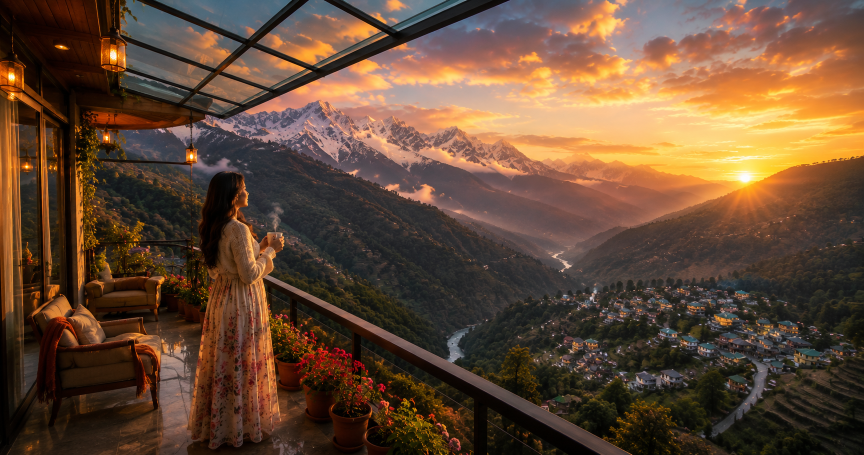
#> input picture images/ju.png, 1728 x 910 px, found by its file name (shown at 1/2 size)
$ python make-og-share.py
#> lines starting #> are read from the running program, lines starting #| are printed output that depends on the picture; pictures that were not available may be replaced by others from this repository, and a replacement may not be noted
#!/usr/bin/env python3
"""Compose WhatsApp / Open Graph share image from hero + logo (no CTAs)."""

from pathlib import Path

from PIL import Image, ImageDraw, ImageEnhance, ImageFilter, ImageFont

ROOT = Path(__file__).resolve().parents[1] / 'web' / 'public' / 'images'
W, H = 1200, 630


def load_font(candidates, size):
    for path in candidates:
        try:
            return ImageFont.truetype(path, size)
        except Exception:
            continue
    return ImageFont.load_default()


def main():
    hero = Image.open(ROOT / 'ju.png').convert('RGB')
#> hero is the input picture: PIL image 1728x910 RGB; mean R, G, B 100, 73.1, 53
    logo = Image.open(ROOT / 'logo.png').convert('RGBA')
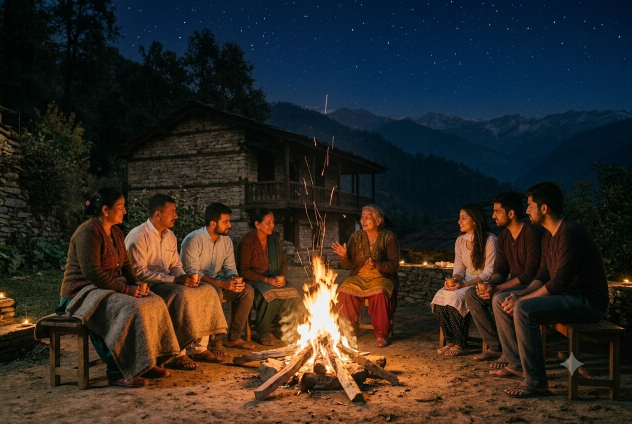
#> input picture images/Bonfire Story Night.png, 1264 x 848 px, given in place of logo.png, which was not available (shown at 1/2 size)
#> logo is the input picture: PIL image 1264x848 RGBA; mean R, G, B, A 48, 41.7, 36.9, 255

    src_w, src_h = hero.size
#> src_w = 1728; src_h = 910
    scale = max(W / src_w, H / src_h)
#> scale = 0.694
    nw, nh = int(src_w * scale), int(src_h * scale)
#> nw = 1200; nh = 631
    hero = hero.resize((nw, nh), Image.Resampling.LANCZOS)
#> hero: PIL image 1200x631 RGB
    left = (nw - W) // 2
#> left = 0
    top = max(0, (nh - H) // 2 - 20)
#> top = 0
    canvas = hero.crop((left, top, left + W, top + H))
    canvas = ImageEnhance.Contrast(canvas).enhance(1.06)
    canvas = ImageEnhance.Color(canvas).enhance(1.1)
    base = canvas.convert('RGBA')

    # Soft vignette + bottom shade so bottom-right copy stays readable
    shade = Image.new('RGBA', (W, H), (0, 0, 0, 0))
#> shade: PIL image 1200x630 RGBA; every value is 0
    sd = ImageDraw.Draw(shade)
    for y in range(H):
        edge = min(y / 70, (H - y) / 90, 1.0)
        if edge < 1:
            sd.line([(0, y), (W, y)], fill=(0, 0, 0, int(45 * (1 - edge))))
    for y in range(int(H * 0.4), H):
        t = (y - H * 0.4) / (H * 0.6)
        sd.line([(0, y), (W, y)], fill=(8, 10, 16, int(150 * t)))
    base = Image.alpha_composite(base, shade)

    logo_w = 440
    logo_h = int(logo.height * (logo_w / logo.width))
#> logo_h = 295
    logo_r = logo.resize((logo_w, logo_h), Image.Resampling.LANCZOS)
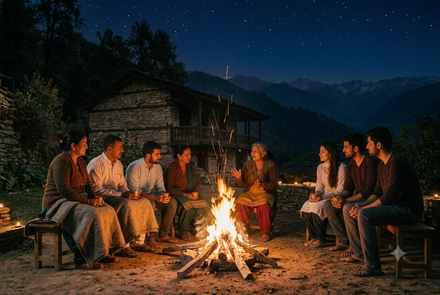
#> logo_r: PIL image 440x295 RGBA; mean R, G, B, A 48, 41.7, 36.9, 255
    lx = (W - logo_w) // 2
    ly = 34
    pad_x, pad_y = 28, 18
    plate = Image.new('RGBA', (logo_w + pad_x * 2, logo_h + pad_y * 2), (0, 0, 0, 0))
#> plate: PIL image 496x331 RGBA; every value is 0
    ImageDraw.Draw(plate).rounded_rectangle(
        [0, 0, logo_w + pad_x * 2 - 1, logo_h + pad_y * 2 - 1],
        radius=(logo_h + pad_y * 2) // 2,
        fill=(0, 0, 0, 170),
    )
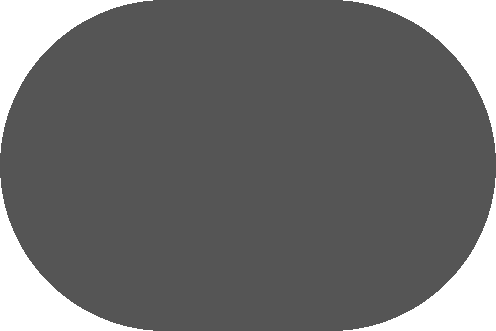
#> plate: PIL image 496x331 RGBA; mean R, G, B, A 0, 0, 0, 145.6; transparent parts drawn white
    glow = plate.filter(ImageFilter.GaussianBlur(12))
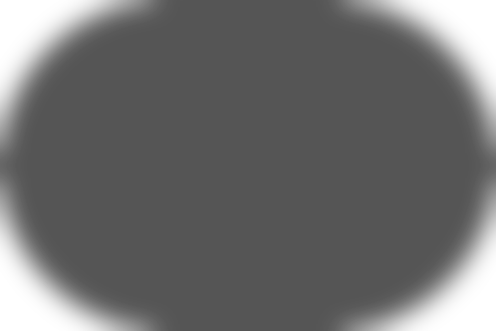
#> glow: PIL image 496x331 RGBA; mean R, G, B, A 0, 0, 0, 144.7; transparent parts drawn white
    base.paste(glow, (lx - pad_x - 4, ly - pad_y - 4), glow)
    base.paste(plate, (lx - pad_x, ly - pad_y), plate)
    base.paste(logo_r, (lx, ly), logo_r)
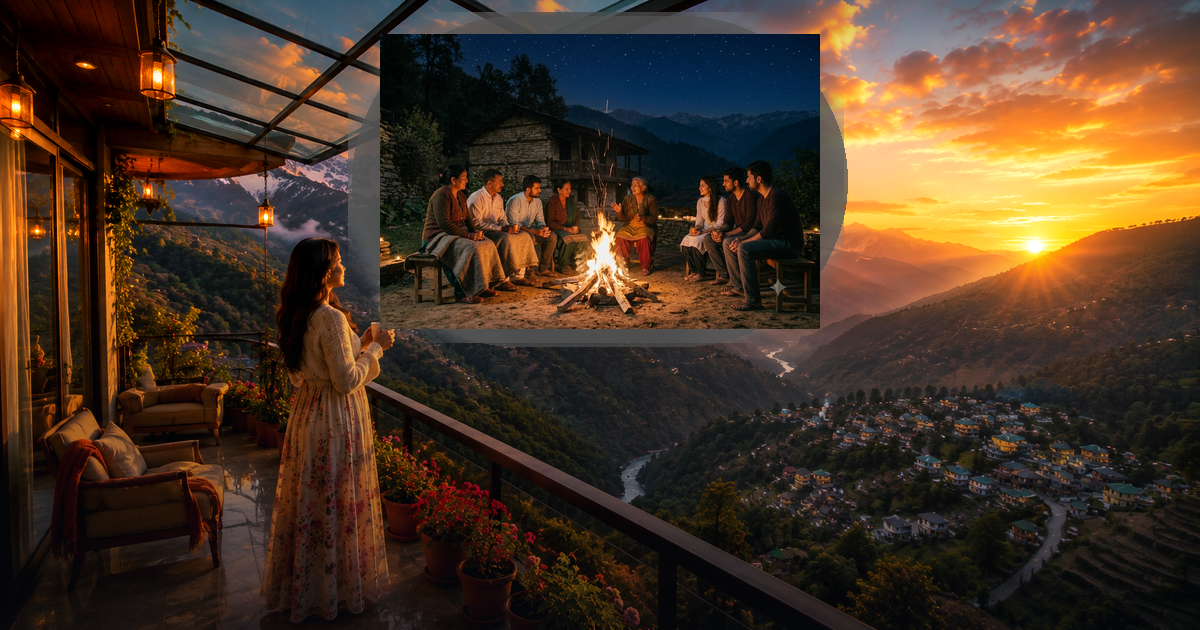
#> base: PIL image 1200x630 RGBA; mean R, G, B, A 71.6, 52, 36, 252.9; transparent parts drawn white

    draw = ImageDraw.Draw(base)
    sans_bold = load_font(['/System/Library/Fonts/Supplemental/Arial Bold.ttf'], 52)
    script = load_font([
        '/System/Library/Fonts/Supplemental/Snell Roundhand.ttc',
        '/System/Library/Fonts/Supplemental/Apple Chancery.ttf',
    ], 60)
    sans = load_font(['/System/Library/Fonts/Supplemental/Arial.ttf'], 23)

    def text_width(text, font):
        box = draw.textbbox((0, 0), text, font=font)
        return box[2] - box[0]

    def text_shadow_right(y, text, font, fill, shadow=(0, 0, 0, 170), offset=2):
        x = W - margin - text_width(text, font)
        draw.text((x + offset, y + offset), text, font=font, fill=shadow)
        draw.text((x, y), text, font=font, fill=fill)
        return x

    margin = 48
    line1 = 'Tourists book their stays'
    line2 = 'Travellers match their vibes'
    sub_lines = [
        'Discover authentic mountain homes hosted by local',
        'families — matched to how you actually travel.',
    ]

    h1 = draw.textbbox((0, 0), line1, font=sans_bold)[3]
#> h1 = 60
    h2 = draw.textbbox((0, 0), line2, font=script)[3]
#> h2 = 57
    h_sub = draw.textbbox((0, 0), sub_lines[0], font=sans)[3]
#> h_sub = 27
    gap12, gap2s, sub_gap = 10, 18, 8
    block_h = h1 + gap12 + h2 + gap2s + h_sub * len(sub_lines) + sub_gap * (len(sub_lines) - 1)
#> block_h = 207
    y1 = H - margin - block_h
#> y1 = 375

    accent_w = 44
    x_right = W - margin
    draw.line(
        [(x_right - accent_w, y1 - 16), (x_right, y1 - 16)],
        fill=(245, 166, 35, 255),
        width=3,
    )
    text_shadow_right(y1, line1, sans_bold, (245, 166, 35, 255))
#> in text_width, `box = draw.textbbox((0, 0), text, font=font)`: box = (-1, 9, 633, 60)
#> in text_shadow_right, `x = W - margin - text_width(text, font)`: x = 518
    y2 = y1 + h1 + gap12
#> y2 = 445
    text_shadow_right(y2, line2, script, (255, 255, 255, 255))
    y3 = y2 + h2 + gap2s
#> y3 = 520
    for i, part in enumerate(sub_lines):
        text_shadow_right(
            y3 + i * (h_sub + sub_gap),
            part,
            sans,
            (235, 235, 235, 235),
            shadow=(0, 0, 0, 130),
            offset=1,
        )
#> this loop made 2 passes
#> x in text_shadow_right on passes 1 to 2: 552, 609

    out = ROOT / 'og-share.jpg'
    base.convert('RGB').save(out, 'JPEG', quality=90, optimize=True)
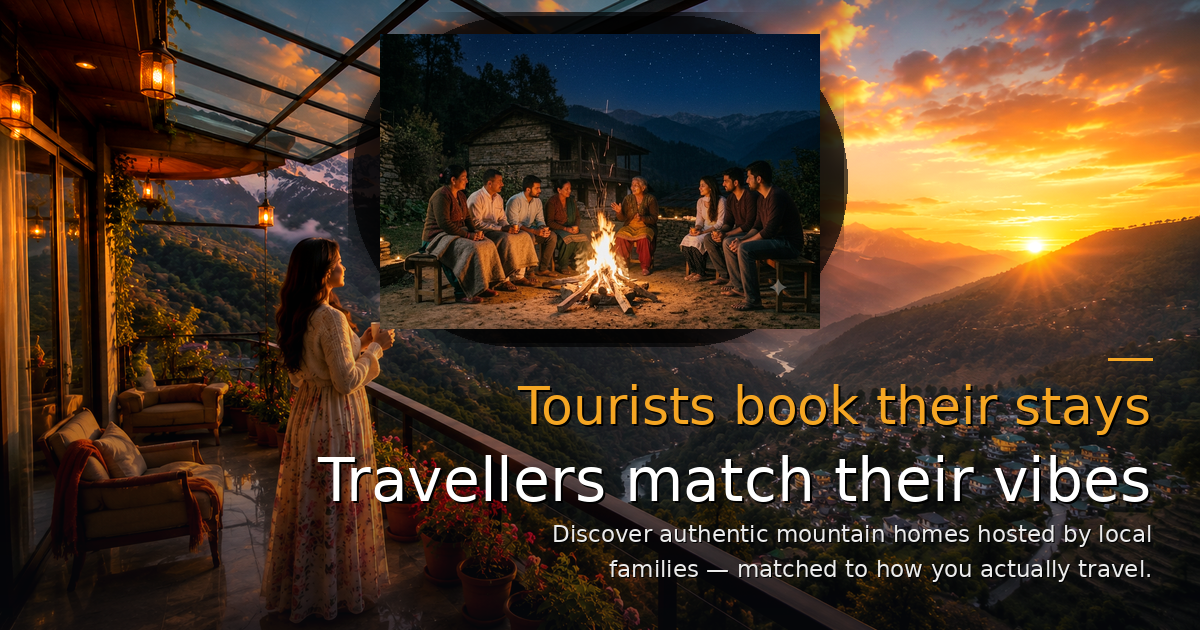
#> saved as og-share.jpg: PIL image 1200x630 RGB; mean R, G, B 77.2, 57.1, 40.2
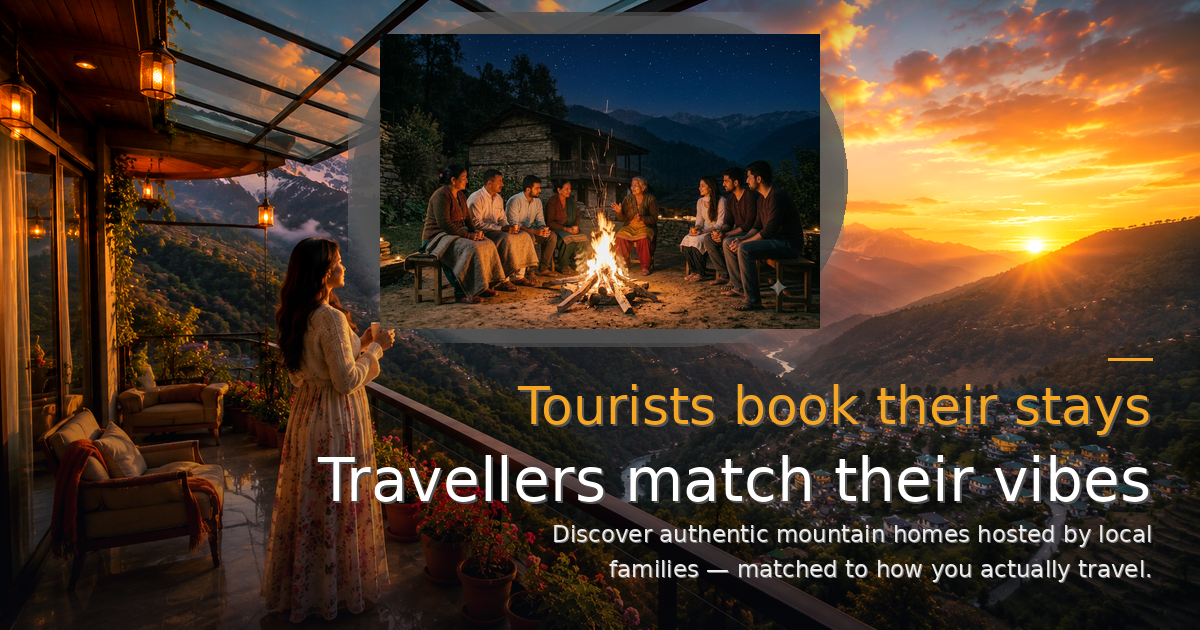
#> base: PIL image 1200x630 RGBA; mean R, G, B, A 77.2, 57.1, 40.2, 251.6; transparent parts drawn white
#> (the run stopped early here; a loop or call above may not have finished)
